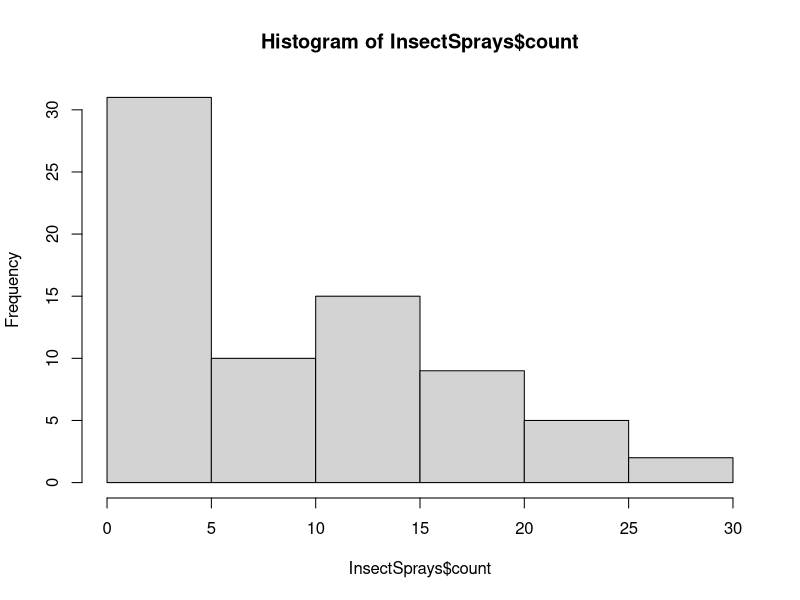
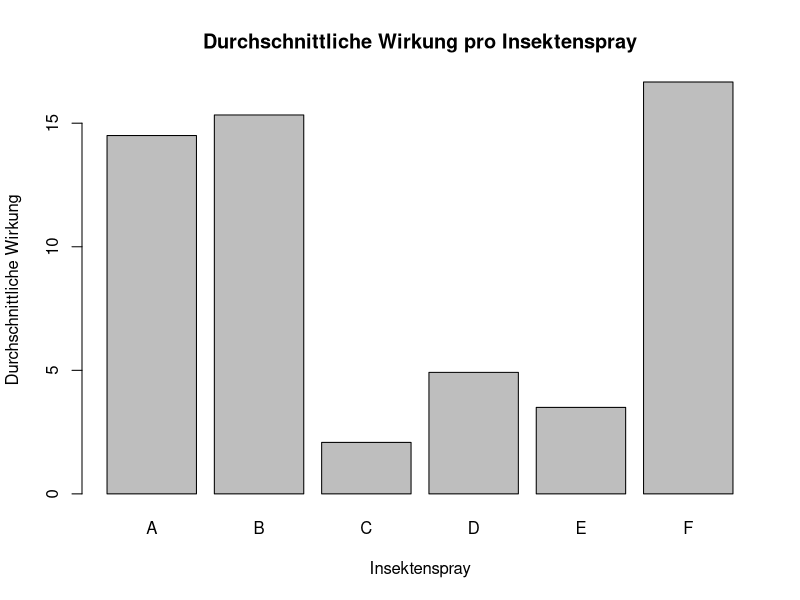
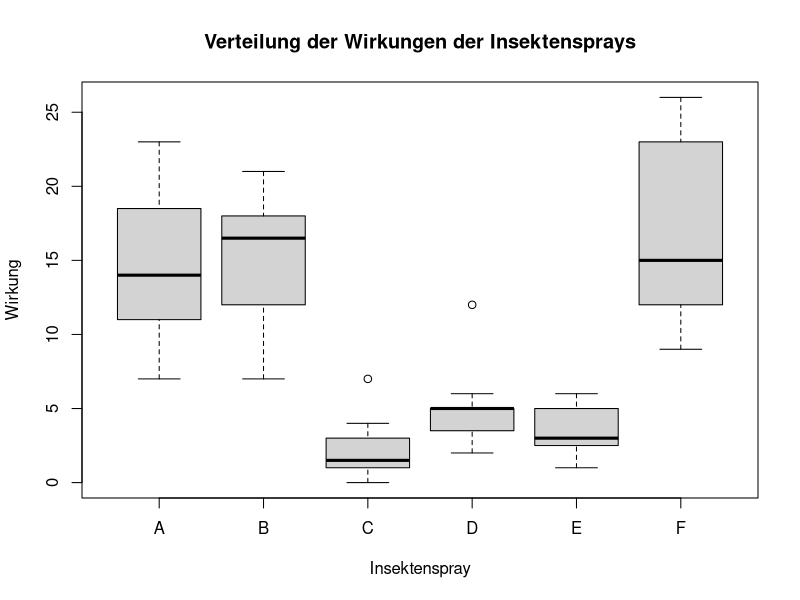

R code for these plots, in order:
# R Einführung
# Wirkung von Insektensprays

# Frage 1: Datenüberblick
# Laden Sie den InsectSprays-Datensatz.
data(InsectSprays)

# Zeigen Sie die ersten Zeilen des Datensatzes an.
head(InsectSprays)

# Beantworten der Frage:
# Welche Variablen sind im Datensatz enthalten?
# Antwort: Der Datensatz enthält zwei Hauptvariablen: "count" und "spray". Die "count"-Variable gibt die Anzahl der getöteten Insekten an, während "spray" die Art des verwendeten Insektensprays angibt. Es gibt sechs verschiedene Arten von Sprays: A, B, C, D, E und F.

# Frage 2: Deskriptive Statistik
# Zeigen Sie eine statistische Zusammenfassung des Datensatzes an.
summary(InsectSprays)

# Beantworten der Frage:
# Wie hoch ist die durchschnittliche Wirkung aller Insektensprays zusammen?
# Antwort: Die durchschnittliche Wirkung aller Insektensprays zusammen beträgt etwa 9.5.


# Frage 3: Visualisierung
# Ein Histogramm für die Anzahl der behandelten Insekten (count) erstellen.
hist(InsectSprays$count)

# Erstellen Sie ein Balkendiagramm der durchschnittlichen Wirkung jedes Insektensprays.
barplot(tapply(InsectSprays$count, InsectSprays$spray, mean), 
        main="Durchschnittliche Wirkung pro Insektenspray",
        xlab="Insektenspray", ylab="Durchschnittliche Wirkung")

# Erstellen Sie ein Boxplot der Wirkungen der Insektensprays.
boxplot(count ~ spray, data=InsectSprays, 
        main="Verteilung der Wirkungen der Insektensprays",
        xlab="Insektenspray", ylab="Wirkung")

# Beantworten der Fragen:
# Welche Art der Verteilung ist zu erkenne
# Antwort: Rechtschiefe Verteilung
# Welches Insektenspray hat die höchste durchschnittliche Wirkung?
# Antwort: Das Insektenspray "sprayF" hat die höchste durchschnittliche Wirkung.
# Welches Insektenspray hat die geringste durchschnittliche Wirkung?
# Antwort: Das Insektenspray "sprayC" hat die geringste durchschnittliche Wirkung.

# Frage 4: Konditionaler Mittelwert
# Berechnen Sie den Durchschnitt (Mittelwert) der Wirkung des Sprays "sprayB".
mean_sprayB <- mean(InsectSprays$count[InsectSprays$spray == "B"])
mean_sprayB

# Beantworten der Frage:
# Welchen Wert ergibt die Berechnung?
# Antwort: Der Durchschnitt der Wirkung des Sprays "sprayB" beträgt etwa 15.3.

# Frage 5: Variabilität
# Berechnen Sie die Standardabweichung der Wirkung des Sprays "sprayD".
sd_sprayD <- sd(InsectSprays$count[InsectSprays$spray == "D"])
sd_sprayD

# Beantworten der Frage:
# Wie viel Variation gibt es in den Wirkungen dieses Sprays?
# Antwort: Die Standardabweichung der Wirkung des Sprays "sprayD" beträgt etwa 2.5.

# Frage 6: Korrelation
# Berechnen Sie die Korrelation zwischen den Wirkungen der Sprays "sprayE" und "sprayF".
cor_sprayE_F <- cor(InsectSprays$count[InsectSprays$spray == "E"], InsectSprays$count[InsectSprays$spray == "F"])
cor_sprayE_F

# Beantworten der Frage:
# Gibt es eine positive oder negative Korrelation zwischen den Wirkungen?
# Antwort: Die Korrelation zwischen den Wirkungen der Sprays "sprayE" und "sprayF" ist positiv.


